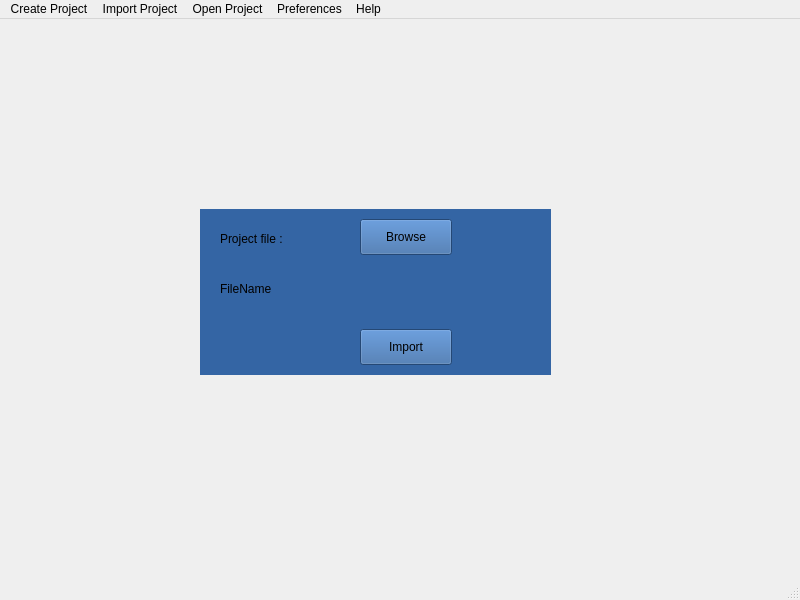
<?xml version="1.0" encoding="UTF-8"?>
<ui version="4.0">
 <class>MainWindow</class>
 <widget class="QMainWindow" name="MainWindow">
  <property name="geometry">
   <rect>
    <x>0</x>
    <y>0</y>
    <width>800</width>
    <height>600</height>
   </rect>
  </property>
  <property name="windowTitle">
   <string>MainWindow</string>
  </property>
  <widget class="QWidget" name="centralwidget">
   <widget class="QWidget" name="widget" native="true">
    <property name="geometry">
     <rect>
      <x>200</x>
      <y>190</y>
      <width>351</width>
      <height>166</height>
     </rect>
    </property>
    <property name="styleSheet">
     <string notr="true">background-color: rgb(52, 101, 164);</string>
    </property>
    <widget class="QLabel" name="label">
     <property name="geometry">
      <rect>
       <x>20</x>
       <y>20</y>
       <width>81</width>
       <height>20</height>
      </rect>
     </property>
     <property name="text">
      <string>Project file :</string>
     </property>
    </widget>
    <widget class="QPushButton" name="pushButton">
     <property name="geometry">
      <rect>
       <x>160</x>
       <y>10</y>
       <width>92</width>
       <height>36</height>
      </rect>
     </property>
     <property name="text">
      <string>Browse</string>
     </property>
    </widget>
    <widget class="QPushButton" name="pushButton_2">
     <property name="geometry">
      <rect>
       <x>160</x>
       <y>120</y>
       <width>92</width>
       <height>36</height>
      </rect>
     </property>
     <property name="text">
      <string>Import</string>
     </property>
    </widget>
    <widget class="QLabel" name="label_2">
     <property name="geometry">
      <rect>
       <x>20</x>
       <y>70</y>
       <width>311</width>
       <height>20</height>
      </rect>
     </property>
     <property name="text">
      <string>FileName</string>
     </property>
    </widget>
   </widget>
  </widget>
  <widget class="QMenuBar" name="menubar">
   <property name="geometry">
    <rect>
     <x>0</x>
     <y>0</y>
     <width>800</width>
     <height>28</height>
    </rect>
   </property>
   <widget class="QMenu" name="menuCreateProject">
    <property name="enabled">
     <bool>true</bool>
    </property>
    <property name="title">
     <string>Create Project</string>
    </property>
    <addaction name="actionThis_Computer"/>
    <addaction name="actionWeb_Address"/>
   </widget>
   <widget class="QMenu" name="menuHelp">
    <property name="title">
     <string>Help</string>
    </property>
    <addaction name="actionDocumentation"/>
    <addaction name="actionAbout"/>
   </widget>
   <widget class="QMenu" name="menuPreferences">
    <property name="title">
     <string>Preferences</string>
    </property>
    <addaction name="actionSign_out"/>
    <addaction name="actionClose_Projet"/>
    <addaction name="actionQuit"/>
   </widget>
   <widget class="QMenu" name="OpenProject">
    <property name="title">
     <string>Open Project</string>
    </property>
   </widget>
   <widget class="QMenu" name="ImportProject">
    <property name="title">
     <string>Import Project</string>
    </property>
   </widget>
   <addaction name="menuCreateProject"/>
   <addaction name="ImportProject"/>
   <addaction name="OpenProject"/>
   <addaction name="menuPreferences"/>
   <addaction name="menuHelp"/>
  </widget>
  <widget class="QStatusBar" name="statusbar"/>
  <action name="actionDocumentation">
   <property name="text">
    <string>Documentation</string>
   </property>
  </action>
  <action name="actionAbout">
   <property name="text">
    <string>About</string>
   </property>
  </action>
  <action name="actionThis_Computer">
   <property name="text">
    <string>This Computer</string>
   </property>
   <property name="visible">
    <bool>true</bool>
   </property>
  </action>
  <action name="actionWeb_Address">
   <property name="text">
    <string>Web Address (URL's)</string>
   </property>
  </action>
  <action name="actionSign_out">
   <property name="text">
    <string>Sign out</string>
   </property>
  </action>
  <action name="actionClose_Projet">
   <property name="text">
    <string>Close Project</string>
   </property>
  </action>
  <action name="actionQuit">
   <property name="text">
    <string>Quit</string>
   </property>
  </action>
 </widget>
 <resources/>
 <connections/>
</ui>
